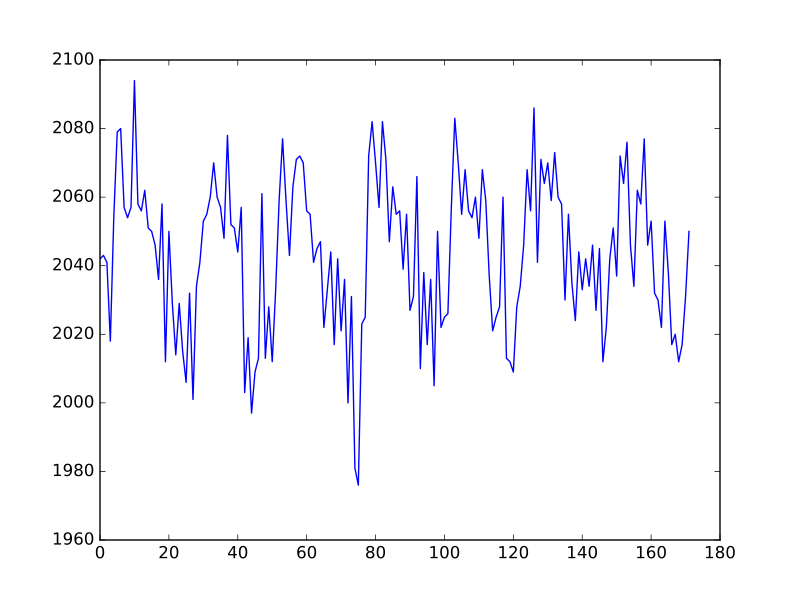

Write Python code to recreate this figure.
# This is slicing over all three of the space axes
voxel_time_course = data[42, 32, 19]
voxel_time_course.shape
# (172,)
plt.plot(voxel_time_course)
# [...]
